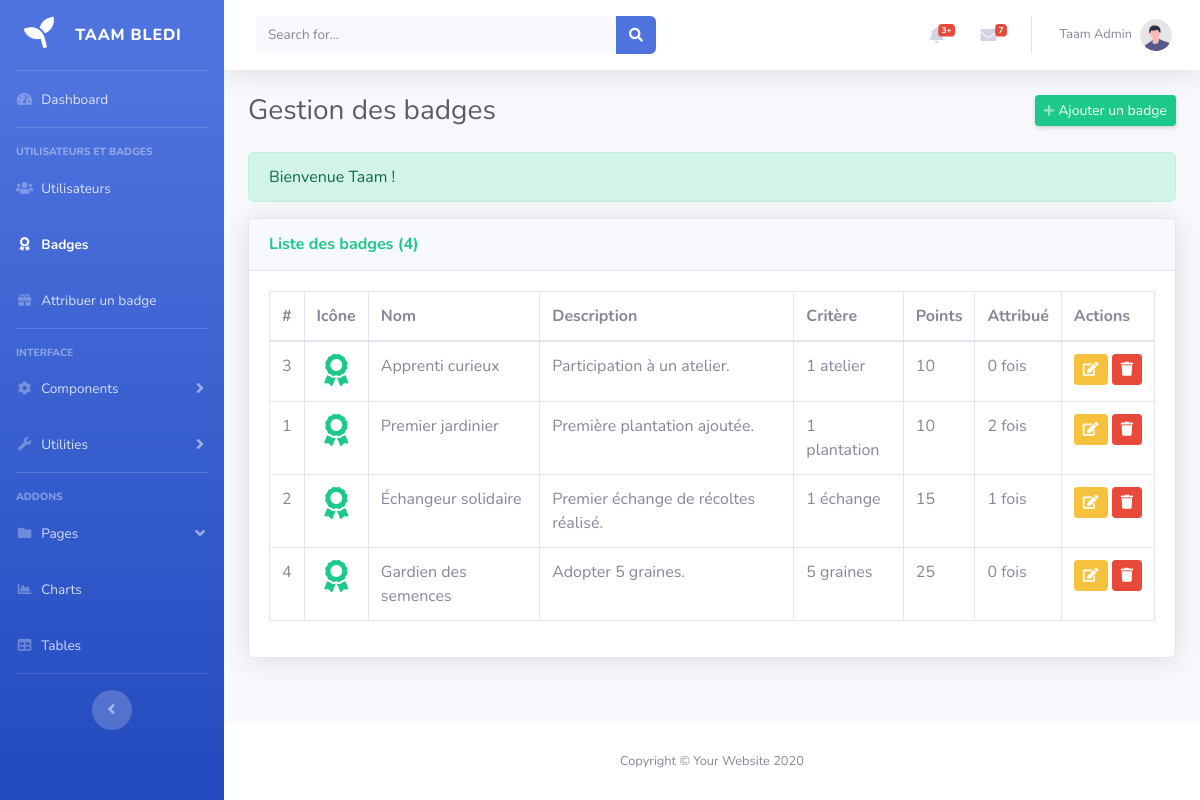
The page /View/BackOffice/listeBadges.php (signed in) on the database its author committed.
### tables this page shows
CREATE TABLE IF NOT EXISTS badge (
  id INT AUTO_INCREMENT PRIMARY KEY,
  nom VARCHAR(50) NOT NULL UNIQUE,
  description VARCHAR(255) NOT NULL,
  critere VARCHAR(100) NOT NULL,
  points INT NOT NULL,
  icone VARCHAR(100) NULL
);

### Controller/AuthGuard.php (called while the page is built, shortened)
<?php
function e($valeur): string
{
    return htmlspecialchars((string) $valeur, ENT_QUOTES, 'UTF-8');
}
function getFlash(): ?array
{
    $flash = $_SESSION['flash'] ?? null;
    return $flash;
}

### Config/config.php (called while the page is built)
<?php
class config
{
    private static $pdo = null;
    public static function getConnexion()
    {
        if (self::$pdo === null) {
            try {
                self::$pdo = new PDO(
                    'mysql:host=localhost;dbname=ta3m_bledi;charset=utf8mb4',
                    'root',
                    '',
                    [
                        PDO::ATTR_ERRMODE            => PDO::ERRMODE_EXCEPTION,
                        PDO::ATTR_DEFAULT_FETCH_MODE => PDO::FETCH_ASSOC,
                        PDO::ATTR_EMULATE_PREPARES   => false,
                    ]
                );
            } catch (PDOException $e) {
                die('Erreur de connexion à la base : ' . $e->getMessage());
            }
        }
        return self::$pdo;
    }
}

### Controller/BadgeController.php (called while the page is built, shortened)
<?php
require_once __DIR__ . '/../Config/config.php';
class BadgeController
{
    public function listBadges(): array
    {
        $sql = "SELECT b.*, (SELECT COUNT(*) FROM utilisateur_badge ub WHERE ub.idBadge = b.id) AS nbAttributions
                FROM badge b
                ORDER BY b.points, b.nom";
        return config::getConnexion()->query($sql)->fetchAll();
    }
}

### View/BackOffice/listeBadges.php (the view, shortened to what this page needs)
<?php
require_once __DIR__ . '/../../Controller/AuthGuard.php';
require_once __DIR__ . '/../../Controller/BadgeController.php';
$badges = (new BadgeController())->listBadges();
$flash  = getFlash();
?>
<!DOCTYPE html>
<html lang="en">
<head>
    <link href="vendor/fontawesome-free/css/all.min.css" rel="stylesheet" type="text/css">
    <link href="css/sb-admin-2.min.css" rel="stylesheet">
    <link href="css/module-utilisateurs.css" rel="stylesheet">
</head>
<body id="page-top">
    <div id="wrapper">
        <ul class="navbar-nav bg-gradient-primary sidebar sidebar-dark accordion" id="accordionSidebar">
            <a class="sidebar-brand d-flex align-items-center justify-content-center" href="index.html">
                <div class="sidebar-brand-icon rotate-n-15">
                    <i class="fas fa-seedling"></i>
                </div>
                <div class="sidebar-brand-text mx-3">Taam Bledi</div>
            </a>
            <hr class="sidebar-divider my-0">
            <li class="nav-item">
                <a class="nav-link" href="index.html">
                    <i class="fas fa-fw fa-tachometer-alt"></i>
                    <span>Dashboard</span></a>
            </li>
            <hr class="sidebar-divider">
<div class="sidebar-heading">
    Utilisateurs et Badges
</div>
<li class="nav-item">
    <a class="nav-link" href="listeUtilisateurs.php">
        <i class="fas fa-fw fa-users"></i>
        <span>Utilisateurs</span></a>
</li>
<li class="nav-item active">
    <a class="nav-link" href="listeBadges.php">
        <i class="fas fa-fw fa-award"></i>
        <span>Badges</span></a>
</li>
<li class="nav-item">
    <a class="nav-link" href="attribuerBadge.php">
        <i class="fas fa-fw fa-gift"></i>
        <span>Attribuer un badge</span></a>
</li>
<hr class="sidebar-divider">
            <div class="sidebar-heading">
                Interface
            </div>
            <li class="nav-item">
                <a class="nav-link collapsed" href="#" data-toggle="collapse" data-target="#collapseTwo"
                    aria-expanded="true" aria-controls="collapseTwo">
                    <i class="fas fa-fw fa-cog"></i>
                    <span>Components</span>
                </a>
            </li>
            <li class="nav-item">
                <a class="nav-link collapsed" href="#" data-toggle="collapse" data-target="#collapseUtilities"
                    aria-expanded="true" aria-controls="collapseUtilities">
                    <i class="fas fa-fw fa-wrench"></i>
                    <span>Utilities</span>
                </a>
            </li>
            <hr class="sidebar-divider">
            <div class="sidebar-heading">
                Addons
            </div>
            <li class="nav-item">
                <a class="nav-link" href="#" data-toggle="collapse" data-target="#collapsePages" aria-expanded="true"
                    aria-controls="collapsePages">
                    <i class="fas fa-fw fa-folder"></i>
                    <span>Pages</span>
                </a>
            </li>
            <li class="nav-item">
                <a class="nav-link" href="charts.html">
                    <i class="fas fa-fw fa-chart-area"></i>
                    <span>Charts</span></a>
            </li>
            <li class="nav-item">
                <a class="nav-link" href="tables.html">
                    <i class="fas fa-fw fa-table"></i>
                    <span>Tables</span></a>
            </li>
            <hr class="sidebar-divider d-none d-md-block">
            <div class="text-center d-none d-md-inline">
                <button class="rounded-circle border-0" id="sidebarToggle"></button>
            </div>
        </ul>
        <div id="content-wrapper" class="d-flex flex-column">
            <div id="content">
                <nav class="navbar navbar-expand navbar-light bg-white topbar mb-4 static-top shadow">
                    <form
                        class="d-none d-sm-inline-block form-inline mr-auto ml-md-3 my-2 my-md-0 mw-100 navbar-search">
                        <div class="input-group">
                            <input type="text" class="form-control bg-light border-0 small" placeholder="Search for..."
                                aria-label="Search" aria-describedby="basic-addon2">
                            <div class="input-group-append">
                                <button class="btn btn-primary" type="button">
                                    <i class="fas fa-search fa-sm"></i>
                                </button>
                            </div>
                        </div>
                    </form>
                    <ul class="navbar-nav ml-auto">
                        <li class="nav-item dropdown no-arrow mx-1">
                            <a class="nav-link dropdown-toggle" href="#" id="alertsDropdown" role="button"
                                data-toggle="dropdown" aria-haspopup="true" aria-expanded="false">
                                <i class="fas fa-bell fa-fw"></i>
                                <span class="badge badge-danger badge-counter">3+</span>
                            </a>
                        </li>
                        <li class="nav-item dropdown no-arrow mx-1">
                            <a class="nav-link dropdown-toggle" href="#" id="messagesDropdown" role="button"
                                data-toggle="dropdown" aria-haspopup="true" aria-expanded="false">
                                <i class="fas fa-envelope fa-fw"></i>
                                <span class="badge badge-danger badge-counter">7</span>
                            </a>
                        </li>
                        <li class="nav-item dropdown no-arrow">
                            <a class="nav-link dropdown-toggle" href="#" id="userDropdown" role="button"
                                data-toggle="dropdown" aria-haspopup="true" aria-expanded="false">
                                <span class="mr-2 d-none d-lg-inline text-gray-600 small"><?= e(($_SESSION['prenom'] ?? '') . ' ' . ($_SESSION['nom'] ?? '')) ?></span>
                                <img class="img-profile rounded-circle"
                                    src="img/undraw_profile.svg">
                            </a>
                        </li>
                    </ul>
                </nav>
                <div class="container-fluid">
                    <div class="d-sm-flex align-items-center justify-content-between mb-4">
                        <h1 class="h3 mb-0 text-gray-800">Gestion des badges</h1>
                        <a href="formBadge.php" class="btn btn-success btn-sm shadow-sm">
                            <i class="fas fa-plus fa-sm text-white-50"></i> Ajouter un badge
                        </a>
                    </div>
                    <?php if ($flash): ?>
                        <div class="alert alert-<?= e($flash['type']) ?>"><?= e($flash['message']) ?></div>
                    <?php endif; ?>
                    <div class="card shadow mb-4">
                        <div class="card-header py-3">
                            <h6 class="m-0 font-weight-bold text-success">Liste des badges (<?= count($badges) ?>)</h6>
                        </div>
                        <div class="card-body">
                            <div class="table-responsive">
                                <table class="table table-bordered table-hover" width="100%">
                                    <thead>
                                        <tr>
                                            <th>#</th>
                                            <th>Icône</th>
                                            <th>Nom</th>
                                            <th>Description</th>
                                            <th>Critère</th>
                                            <th>Points</th>
                                            <th>Attribué</th>
                                            <th>Actions</th>
                                        </tr>
                                    </thead>
                                    <tbody>
                                        <?php foreach ($badges as $b): ?>
                                            <tr>
                                                <td><?= e($b['id']) ?></td>
                                                <td class="text-center">
                                                    <?php if (!empty($b['icone'])): ?>
                                                        <img src="../FrontOffice/assets/img/uploads/badges/<?= e($b['icone']) ?>" alt="" class="ub-icone-table">
                                                    <?php else: ?>
                                                        <i class="fas fa-award fa-2x text-success"></i>
                                                    <?php endif; ?>
                                                </td>
                                                <td><?= e($b['nom']) ?></td>
                                                <td><?= e($b['description']) ?></td>
                                                <td><?= e($b['critere']) ?></td>
                                                <td><?= e($b['points']) ?></td>
                                                <td><?= e($b['nbAttributions']) ?> fois</td>
                                                <td class="text-nowrap">
                                                    <a href="formBadge.php?id=<?= e($b['id']) ?>" class="btn btn-warning btn-sm" title="Modifier"><i class="fas fa-edit"></i></a>
                                                    <form action="supprimerBadge.php" method="POST" class="d-inline"
                                                          onsubmit="return confirm('Supprimer ce badge ? Il sera retiré à tous les utilisateurs.');">
                                                        <button type="submit" class="btn btn-danger btn-sm" title="Supprimer"><i class="fas fa-trash"></i></button>
                                                    </form>
                                                </td>
                                            </tr>
                                        <?php endforeach; ?>
                                    </tbody>
                                </table>
                            </div>
                        </div>
                    </div>
                </div>
            </div>
            <footer class="sticky-footer bg-white">
                <div class="container my-auto">
                    <div class="copyright text-center my-auto">
                        <span>Copyright &copy; Your Website 2020</span>
                    </div>
                </div>
            </footer>
        </div>
    </div>
</body>
</html>

### rows shown on the page
badge: id "3", nom "Apprenti curieux", description "Participation à un atelier.", critere "1 atelier", points "10", nbAttributions "0"
badge: id "1", nom "Premier jardinier", description "Première plantation ajoutée.", critere "1 plantation", points "10", nbAttributions "2"
badge: id "2", nom "Échangeur solidaire", description "Premier échange de récoltes réalisé.", critere "1 échange", points "15", nbAttributions "1"
badge: id "4", nom "Gardien des semences", description "Adopter 5 graines.", critere "5 graines", points "25", nbAttributions "0"

### other values the page prints
$flash['message'] "Bienvenue Taam !"
count($badges) "4"
